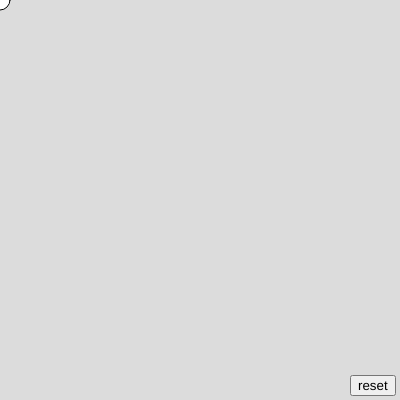
Frame 1 (no input)
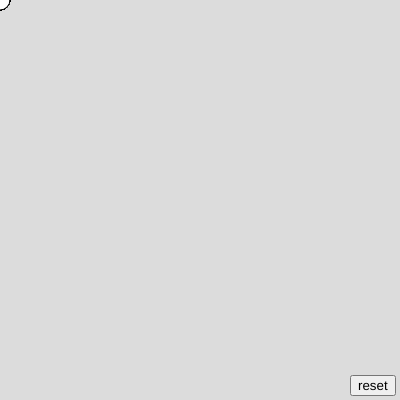
Frame 60 (no input)
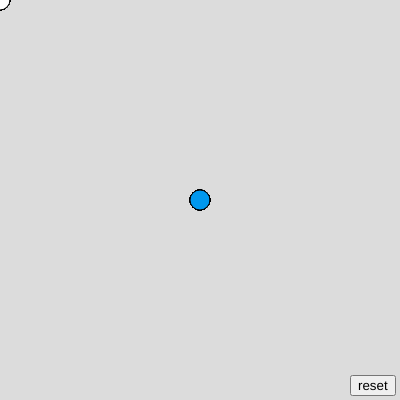
Frame 120 (the mouse pressed at the canvas centre since frame 60)

The p5.js sketch that drew these frames (run headless with seeded random() and noise() and a simulated clock; from frame 60 on, the mouse is pressed at the canvas centre):

// p5.js sketch
// ── sketch.js
let button;
function setup() {
  createCanvas(400, 400);
  background(220);
      button = createButton('reset');
  button.position(width-50,height-25);
  button.mousePressed(reset);
}
function draw() {
  ellipse(mouseX,mouseY,20,20)
  if (mouseIsPressed) {
    fill(random(255),random(255),random(255))
  }
}
function reset() {
clear()
background(220)
}
